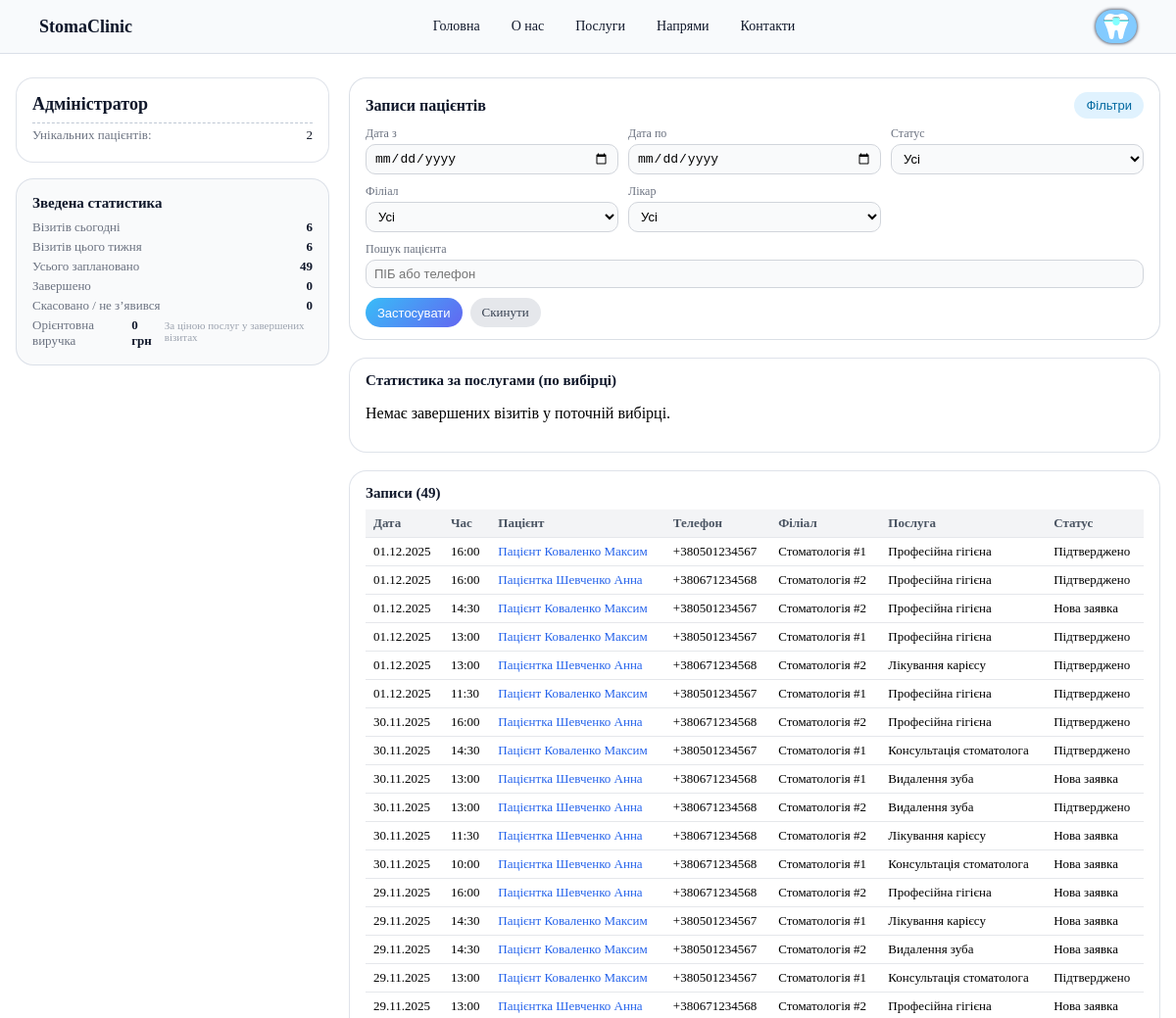
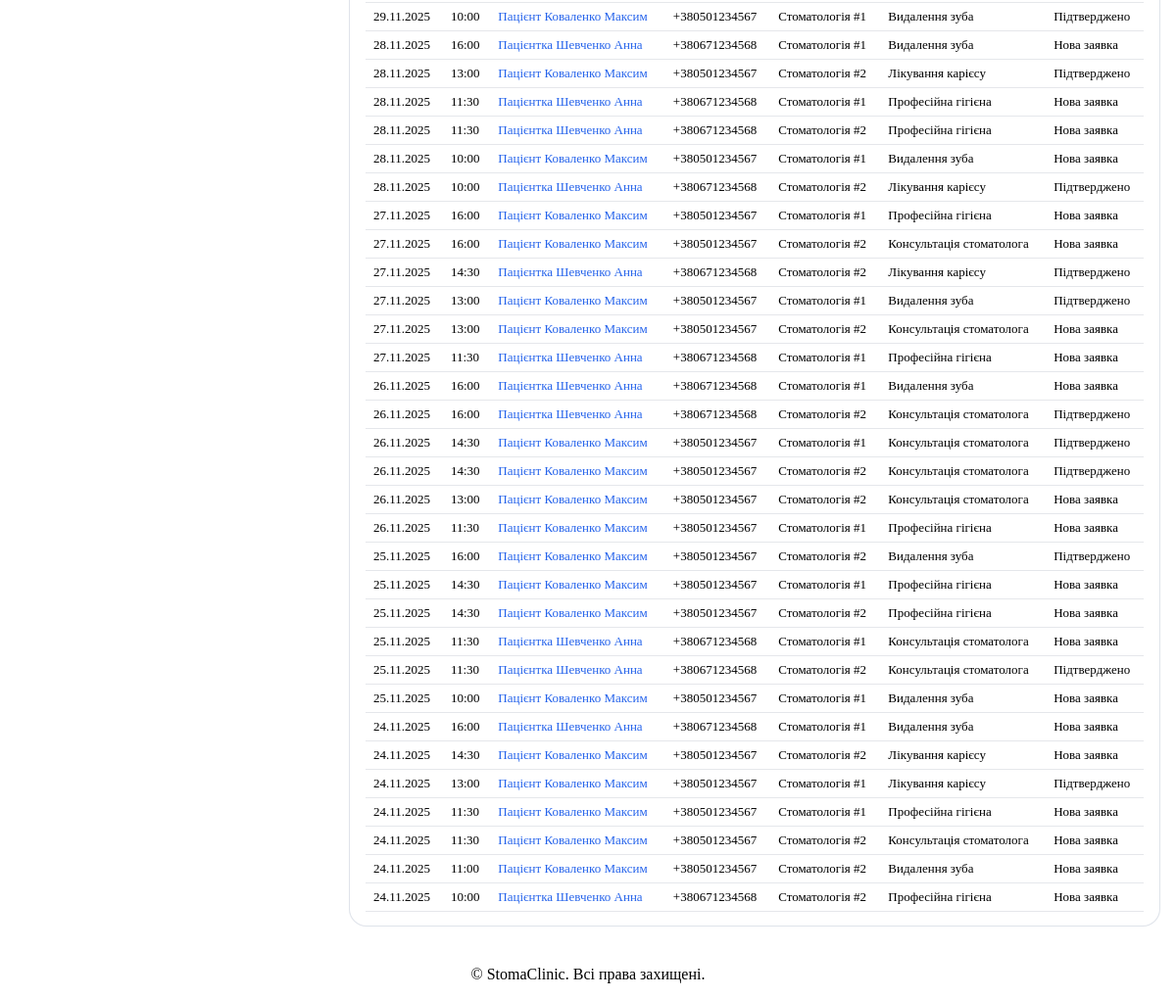
The app's page /doctor/dashboard/ (signed in), older data (2 pictures, top to bottom).
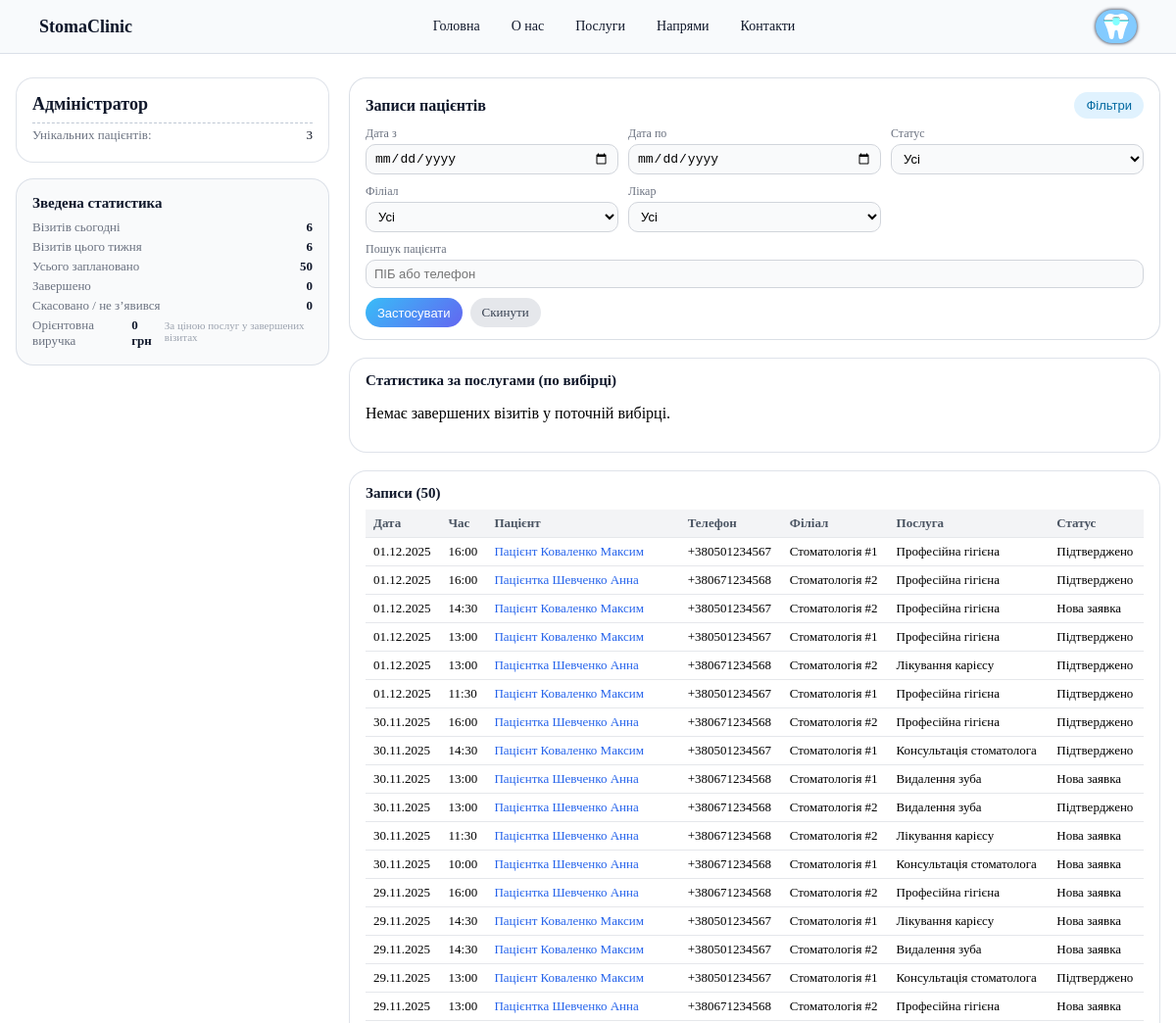
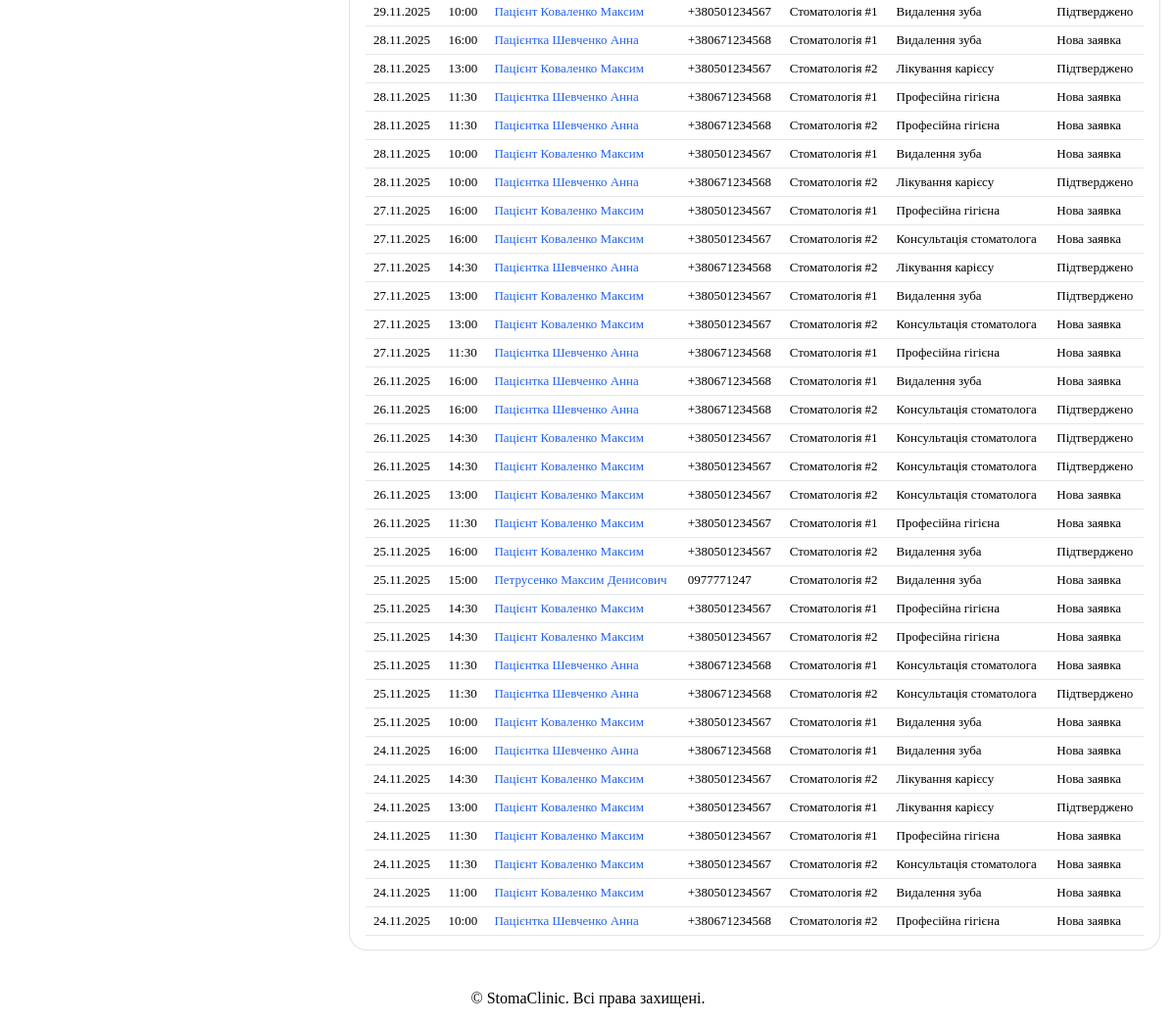
The same page, newer data (2 pictures, top to bottom).
### booking/models.py (models this page shows, shortened)
class Appointment(models.Model):
    class Status(models.TextChoices):
        NEW = "new", "Нова заявка"
        CONFIRMED = "confirmed", "Підтверджено"
        COMPLETED = "completed", "Завершено"
        CANCELLED = "cancelled", "Скасовано"
        NO_SHOW = "no_show", "Пацієнт не зʼявився"
    class Source(models.TextChoices):
        WEBSITE = "website", "Сайт"
        PHONE = "phone", "Дзвінок"
        INSTAGRAM = "instagram", "Instagram"
        FACEBOOK = "facebook", "Facebook"
        VIBER = "viber", "Viber"
        TELEGRAM = "telegram", "Telegram"
        OTHER = "other", "Інше"
    branch = models.ForeignKey(
        Branch,
        verbose_name="Філіал",
        on_delete=models.PROTECT,
        related_name="appointments"
    )
    service = models.ForeignKey(
        Service,
        verbose_name="Послуга",
        on_delete=models.SET_NULL,
        null=True,
        blank=True,
        related_name="appointments"
    )
    patient = models.ForeignKey(
        Patient,
        verbose_name="Пацієнт",
        null=True,
        blank=True,
        on_delete=models.SET_NULL,
        related_name="appointments"
    )
    doctor = models.ForeignKey(
        Doctor,
        verbose_name="Лікар",
        null=True,
        blank=True,
        on_delete=models.SET_NULL,
        related_name="appointments"
    )
    full_name = models.CharField("ПІБ пацієнта (на момент запису)", max_length=255)
    phone = models.CharField("Телефон", max_length=30)
    is_first_visit = models.BooleanField(
        "Перший візит",
        default=True
    )
    date = models.DateField("Дата візиту")
    time = models.TimeField("Час візиту")
    status = models.CharField(
        "Статус",
        max_length=20,
        choices=Status.choices,
        default=Status.NEW
    )
    note = models.TextField(
        "Коментар / опис проблеми",
        blank=True
    )
    internal_comment = models.TextField(
        "Внутрішній коментар для адміністраторів",
        blank=True
    )
    source = models.CharField(
        "Джерело заявки",
        max_length=20,
        choices=Source.choices,
        default=Source.WEBSITE
    )
    created_at = models.DateTimeField("Створено", auto_now_add=True)
    updated_at = models.DateTimeField("Оновлено", auto_now=True)
    class Meta:
        verbose_name = "Запис"
        verbose_name_plural = "Записи"
        ordering = ["-date", "-time", "-created_at"]
        constraints = [
            models.UniqueConstraint(
                fields=["branch", "doctor", "date", "time"],
                condition=Q(status__in=["new", "confirmed"]),
                name="unique_slot_per_doctor_branch_for_active_statuses",
            )
        ]

class Patient(models.Model):
    user = models.OneToOneField(
        User,
        verbose_name="Користувач",
        related_name="patient_profile",
        on_delete=models.SET_NULL,
        null=True,
        blank=True,
        help_text="Опціонально: якщо у пацієнта є логін на сайті"
    )
    full_name = models.CharField("ПІБ", max_length=255)
    date_of_birth = models.DateField("Дата народження", null=True, blank=True)
    phone = models.CharField("Телефон", max_length=30)
    email = models.EmailField("E-mail", blank=True)
    branch = models.ForeignKey(
        Branch,
        verbose_name="Основний філіал",
        null=True,
        blank=True,
        on_delete=models.SET_NULL,
        related_name="patients"
    )
    created_at = models.DateTimeField("Створено", auto_now_add=True)
    updated_at = models.DateTimeField("Оновлено", auto_now=True)
    class Meta:
        verbose_name = "Пацієнт"
        verbose_name_plural = "Пацієнти"
        ordering = ["full_name"]

class Branch(models.Model):
    name = models.CharField("Назва філії", max_length=255)
    code = models.SlugField(
        "Код (slug)",
        max_length=50,
        unique=True,
        help_text="Коротке імʼя для URL, наприклад: 'center', 'left-bank'"
    )
    city = models.CharField("Місто", max_length=100, default="Дніпро")
    address = models.CharField("Адреса", max_length=255)
    phone_main = models.CharField("Основний телефон", max_length=50, blank=True)
    phone_additional = models.CharField("Додатковий телефон", max_length=50, blank=True)
    email = models.EmailField("E-mail", blank=True)
    latitude = models.DecimalField(
        "Широта (lat)",
        max_digits=18,
        decimal_places=15,
        null=True,
        blank=True,
        help_text="Наприклад: 48.46371481421031"
    )
    longitude = models.DecimalField(
        "Довгота (lng)",
        max_digits=18,
        decimal_places=15,
        null=True,
        blank=True,
        help_text="Наприклад: 35.05316031300193"
    )
    map_link = models.URLField(
        "Посилання на карту (Google/Apple)",
        blank=True,
        help_text="https://maps.google.com/..."
    )
    is_active = models.BooleanField("Активний філіал", default=True)
    sort_order = models.PositiveIntegerField("Порядок сортування", default=10)
    class Meta:
        verbose_name = "Філіал"
        verbose_name_plural = "Філіали"
        ordering = ["sort_order", "name"]

class Service(models.Model):
    name = models.CharField("Назва послуги", max_length=200)
    description = models.TextField("Опис", blank=True)
    duration_min = models.PositiveIntegerField(
        "Тривалість (хвилин)",
        default=30,
        help_text="Скільки хвилин триває прийом"
    )
    price_from = models.DecimalField(
        "Ціна від",
        max_digits=10,
        decimal_places=2,
        null=True,
        blank=True
    )
    is_active = models.BooleanField("Активна послуга", default=True)
    class Meta:
        verbose_name = "Послуга"
        verbose_name_plural = "Послуги"
        ordering = ["name"]

### booking/views.py (the view, shortened to what this page needs)
# urls.py: path("doctor/dashboard/", views.doctor_dashboard, name="doctor_dashboard"),
@login_required
def doctor_dashboard(request):
    doctor = getattr(request.user, "doctor_profile", None)
    if not doctor and not request.user.is_superuser:
        raise Http404("Профіль лікаря не знайдено")
    base_qs = (
        Appointment.objects
        .select_related("patient", "doctor", "branch", "service")
        .order_by("-date", "-time")
    )
    if doctor and not request.user.is_superuser:
        base_qs = base_qs.filter(doctor=doctor)
    date_from_str = request.GET.get("date_from", "").strip()
    date_to_str = request.GET.get("date_to", "").strip()
    status = request.GET.get("status", "").strip()
    branch_id = request.GET.get("branch", "").strip()
    doctor_id = request.GET.get("doctor", "").strip()
    patient_query = request.GET.get("patient", "").strip()
    filtered_qs = base_qs
    if date_from_str:
        try:
            date_from = datetime.strptime(date_from_str, "%Y-%m-%d").date()
            filtered_qs = filtered_qs.filter(date__gte=date_from)
        except ValueError:
            pass
    if date_to_str:
        try:
            date_to = datetime.strptime(date_to_str, "%Y-%m-%d").date()
            filtered_qs = filtered_qs.filter(date__lte=date_to)
        except ValueError:
            pass
    if status:
        filtered_qs = filtered_qs.filter(status=status)
    if branch_id:
        filtered_qs = filtered_qs.filter(branch_id=branch_id)
    if request.user.is_superuser and doctor_id:
        filtered_qs = filtered_qs.filter(doctor_id=doctor_id)
    appointments = filtered_qs
    today = timezone.localdate()
    start_of_week = today - timedelta(days=today.weekday())
    end_of_week = start_of_week + timedelta(days=6)
    total_appointments = base_qs.count()
    today_appointments = base_qs.filter(date=today).count()
    week_appointments = base_qs.filter(date__gte=start_of_week, date__lte=end_of_week).count()
    completed_total = base_qs.filter(status=Appointment.Status.COMPLETED).count()
    cancelled_total = base_qs.filter(
        status__in=[Appointment.Status.CANCELLED, Appointment.Status.NO_SHOW]
    ).count()
    unique_patients = (
        base_qs.exclude(patient__isnull=True)
        .values("patient_id")
        .distinct()
        .count()
    )
    spent_total = (
        base_qs.filter(
            status=Appointment.Status.COMPLETED,
            service__price_from__isnull=False,
        ).aggregate(total=Sum("service__price_from"))["total"]
        or 0
    )
    stats_overall = {
        "total": total_appointments,
        "today": today_appointments,
        "week": week_appointments,
        "completed": completed_total,
        "cancelled": cancelled_total,
        "patients": unique_patients,
        "spent_total": spent_total,
    }
    completed_filtered = filtered_qs.filter(
        status=Appointment.Status.COMPLETED,
        service__price_from__isnull=False,
    )
    per_service_raw = list(
        completed_filtered.values("service__name")
        .annotate(
            count=Count("id"),
            amount=Sum("service__price_from"),
        )
        .order_by("-amount")
    )
    total_amount = sum((row["amount"] or 0) for row in per_service_raw) or 0
    service_stats = []
    branches = Branch.objects.filter(is_active=True).order_by("sort_order", "name")
    doctors_all = Doctor.objects.all().order_by("full_name")
    return render(
        request,
        "booking/doctor_dashboard.html",
        {
            "doctor": doctor,
            "appointments": appointments,
            "branches": branches,
            "doctors_all": doctors_all,
            "stats_overall": stats_overall,
            "service_stats": service_stats,
            "filters": {
                "date_from": date_from_str,
                "date_to": date_to_str,
                "status": status,
                "branch": branch_id,
                "doctor": doctor_id,
                "patient": patient_query,
            },
            "page_id": "doctor_dashboard",
        },
    )

### booking/templates/booking/doctor_dashboard.html (shortened to what the changed rows need)
{% extends "base.html" %}
{% load static %}
{% block extra_css %}
  <link rel="stylesheet" href="{% static 'css/doctor.css' %}">
{% endblock %}
{% block body_class %}page-doctor-dashboard{% endblock %}
{% block content %}
<section class="dashboard dashboard--doctor">
  <div class="dashboard__inner">
    <aside class="dashboard__sidebar">
      <div class="doctor-card">
        <h2 class="doctor-card__name">
          {% if doctor %}
            {{ doctor.full_name }}
          {% else %}
            Адміністратор
          {% endif %}
        </h2>
        <div class="doctor-card__line doctor-card__line--small">
          <span class="doctor-card__label">Унікальних пацієнтів:</span>
          <span class="doctor-card__value">{{ stats_overall.patients }}</span>
        </div>
      </div>
      <div class="doctor-card doctor-card--secondary">
        <ul class="doctor-summary">
          <li class="doctor-summary__item">
            <span class="doctor-summary__label">Усього заплановано</span>
            <span class="doctor-summary__value">{{ stats_overall.total }}</span>
          </li>
        </ul>
      </div>
    </aside>
    <div class="dashboard__content">
      <section class="filters-panel">
        <div class="filters-panel__header">
          <h2 class="filters-panel__title">Записи пацієнтів</h2>
        </div>
      </section>
      <section class="dashboard-section">
        <h3 class="dashboard-section__title">
          Записи ({{ appointments.count }})
        </h3>
        <div class="table-wrapper">
          <table class="table table--appointments">
            <thead>
              <tr>
                <th>Дата</th>
                <th>Час</th>
                <th>Пацієнт</th>
                <th>Телефон</th>
                <th>Філіал</th>
                <th>Послуга</th>
                <th>Статус</th>
              </tr>
            </thead>
            <tbody>
            {% for app in appointments %}
              <tr class="appt-row"
                  data-appt-date="{{ app.date|date:'d.m.Y' }}"
                  data-appt-time="{{ app.time|time:'H:i' }}"
                  data-appt-patient="{{ app.patient.full_name|default:app.full_name }}"
                  data-appt-phone="{{ app.patient.phone|default:app.phone }}"
                  data-appt-branch="{{ app.branch.name }}"
                  data-appt-doctor="{% if app.doctor %}{{ app.doctor.full_name }}{% else %}-{% endif %}"
                  data-appt-service="{% if app.service %}{{ app.service.name }}{% else %}-{% endif %}"
                  data-appt-status="{{ app.get_status_display }}"
                  data-appt-note="{{ app.note|default:''|escape }}">
                <td>{{ app.date|date:"d.m.Y" }}</td>
                <td>{{ app.time|time:"H:i" }}</td>
                <td>
                    {% if app.patient %}
                        <a href="{% url 'doctor_patient_detail' app.patient.id %}" class="appt-patient-link">
                        {{ app.patient.full_name }}
                        </a>
                    {% else %}
                        {{ app.full_name }}
                    {% endif %}
                </td>
                <td>
                  {% if app.patient %}
                    {{ app.patient.phone }}
                  {% else %}
                    {{ app.phone }}
                  {% endif %}
                </td>
                <td>{{ app.branch.name }}</td>
                <td>{% if app.service %}{{ app.service.name }}{% else %}-{% endif %}</td>
                <td>{{ app.get_status_display }}</td>
              </tr>
            {% empty %}
              <tr>
                <td colspan="7">Записів поки немає.</td>
              </tr>
            {% endfor %}
            </tbody>
          </table>
        </div>
      </section>
    </div>
  </div>
</section>
{% endblock %}

Row changes from the older to the newer data that the page shows:
added Appointment: date "25.11.2025", time "15:00", patient.full_name "Петрусенко Максим Денисович", patient.phone "0977771247", branch.name "Стоматологія #2", service.name "Видалення зуба", status "Нова заявка"
Text that changed along with them:
{{ stats_overall.patients }}: "2" → "3"
{{ stats_overall.total }}: "49" → "50"
{{ appointments.count }}: "49" → "50"
